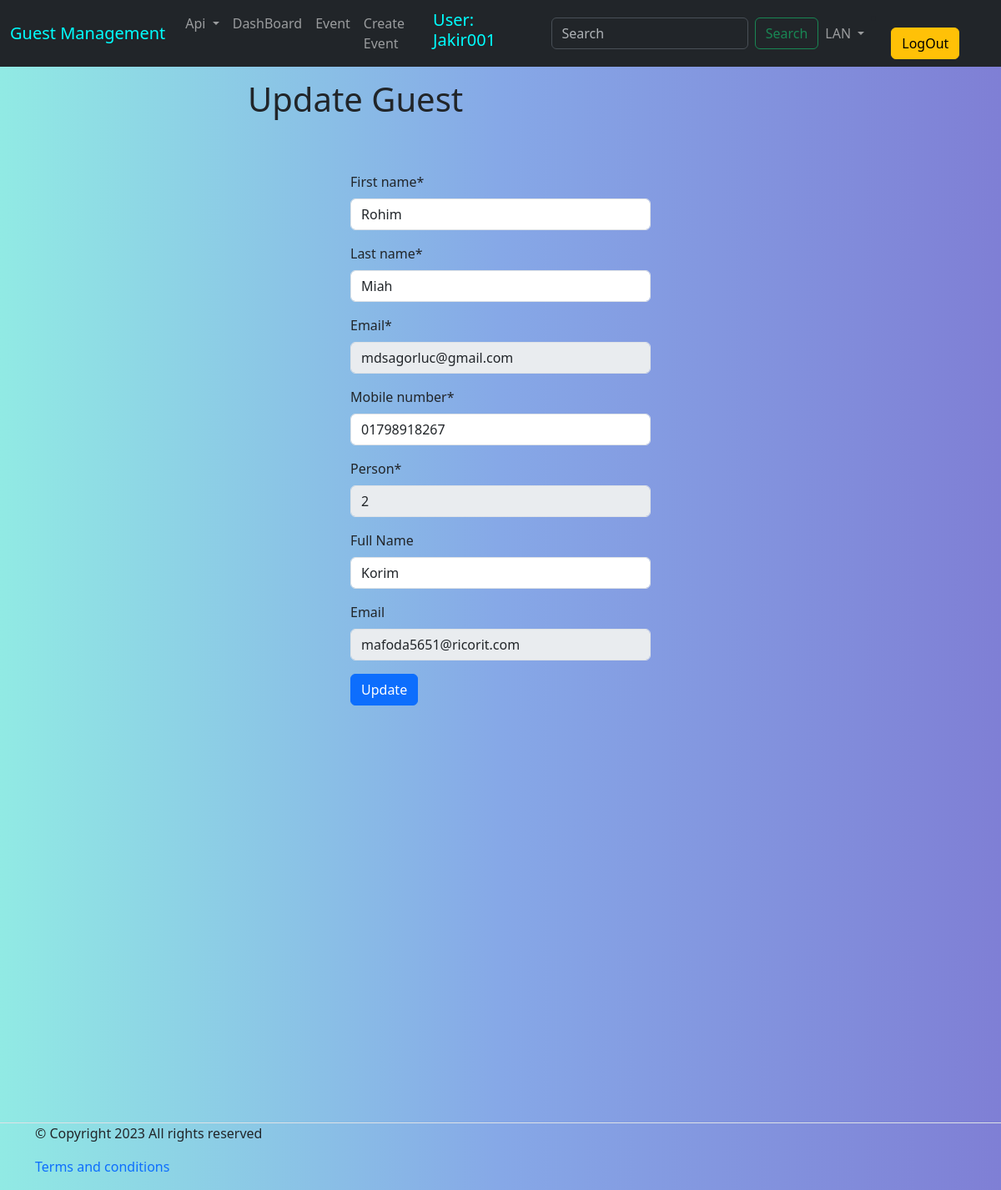
Page /event/update_guest/2/ (signed in) on the committed database.
### API_authentication/models.py (models this page shows, shortened)
class User(AbstractUser):
    username          = models.CharField(max_length=150, null=True)
    email             = models.EmailField(unique=True)
    is_active         = models.BooleanField(default=False)
    is_verified       = models.BooleanField(default=False)
    verification_otp  = models.CharField(max_length=6 , null=True, blank=True)
    USERNAME_FIELD = 'email'
    REQUIRED_FIELDS = ['username']
    objects = UserManager()

### event/models.py (models this page shows, shortened)
class EventRegistration(models.Model):
    userE       = models.ForeignKey(User, on_delete=models.CASCADE, default=False, related_name='registration')
    event       = models.ForeignKey(CreateEvent, on_delete=models.CASCADE, blank=True, related_name='event')
    firstName   = models.CharField(max_length=25, blank=False)
    lastName    = models.CharField(max_length= 25, blank=False)
    email       = models.EmailField(max_length= 50, blank=False)
    friendName  = models.CharField(max_length=50, blank=True)
    friendEmail = models.EmailField(max_length=100, blank=True)
    phoneNumber = models.CharField(max_length=14, blank=False)
    totalPerson = models.IntegerField(blank=False)
    token_num   = models.CharField(max_length=21, unique=True, null=False)
    createDate  = models.DateTimeField(auto_now_add= True, null=True)
    modifyDate  = models.DateTimeField(auto_now= True)
    class Meta:
        verbose_name = 'Event Registration'
        verbose_name_plural = 'Event Registrations'
        ordering = ['id']

### event/views.py (the view)
# urls.py: path('update_guest/<int:id>/', update_guest, name="update_guest"),
@login_required
def update_guest(request, id=None):
    guest = get_object_or_404(EventRegistration, id=id)
    if request.method == 'POST':
        form = UpdateGuestForm(request.POST, instance = guest)
        if form.is_valid():
            input_person = form.cleaned_data['totalPerson']
            if input_person > 2:
               messages.error(request, 'Person should not be more the 2.')
            guest_previus_data = EventRegistration.objects.filter(pk=guest.id).first()
            is_changes = track_changes_guest(guest_previus_data, guest)
            if not is_changes:
                messages.success(request, 'Nothings updated')
                return redirect('update_guest', guest.id)
            form.save()
            messages.success(request, 'Your infomation updated successfully.')
            return redirect('guest_details', guest.id)
    else:
        form = UpdateGuestForm(instance = guest)
    return render(request, 'update_guest.html', {'form': form})

### event/templates/update_guest.html (shortened to what this page needs)
{% extends 'base.html' %}
{% load crispy_forms_tags %}
{% block body %}
    <h1 id="moving-title" style="width: 53%; margin: auto;text-align: left; padding: 15px; font-size: 40px">
        Update Guest
    </h1>
    <br>
    <div style="width: 30%; margin: auto; margin-bottom: 100px;">
        <form method= 'POST' id="myForm">
            <div style="color:red" class="is-invalid" id="friendEmail"></div><br>
            {{form|crispy}}
            <input class="btn btn-primary" type="submit" value="Update">
        </form>
    </div>
{% endblock body %}

### templates/base.html (shortened to what this page needs)
<!DOCTYPE html>
{% load static %}
{% load i18n %}
<html lang="en" dir={% trans "dir" %}>
<head>
  <link href="https://cdn.jsdelivr.net/npm/bootstrap@5.3.1/dist/css/bootstrap.min.css" rel="stylesheet">
  <link rel="stylesheet" href="{% static "css/message_style.css" %}">
  <link rel="stylesheet" href="{% static "css/style.css" %}">
  <link rel="stylesheet" href="{% static "css/popup_style.css" %}">
</head>
<body>
  {% if request.user.is_authenticated %}
    <nav class="navbar navbar-expand-lg bg-dark" data-bs-theme="dark">
      <div class="container-fluid">
        <a class="navbar-brand " href="#" style="color: aqua">
          Guest Management
        </a>
        <div class="collapse navbar-collapse" id="navbarSupportedContent">
          <ul class="navbar-nav me-auto mb-2 mb-lg-0">
            <li class="nav-item dropdown">
              <a class="nav-link dropdown-toggle" href="#" id="navbarDropdown" role="button" data-bs-toggle="dropdown" aria-expanded="false">
                Api
              </a>
            </li>
            <li class="nav-item">
              <a class="nav-link" href="{% url "dashboard" %}">DashBoard</a>
            </li>
            <li class="nav-item">
              <a class="nav-link" href="{% url "home" %}">Event</a>
            </li>
            <li class="nav-item">
              <a class="nav-link" href="{% url "create_event" %}">Create Event</a>
            </li>
          </ul>
          <h5 style="color:aqua;margin-right: 20px;">User: {{user.username}}</h5>
          <form class="d-flex" role="search" action="{% url "search" %}" method="GET">
            <input class="form-control me-2" name="keyword" type="search" placeholder="Search" aria-label="Search">
            <button class="btn btn-outline-success" type="submit">Search</button>
          </form>
        <div class="dropdown me-auto">
          {% get_current_language as CURRENT_LANGUAGE %}
          {% get_available_languages as AVAILABLE_LANGUAGES %}
          {% get_language_info_list for AVAILABLE_LANGUAGES as languages %}
          <ul class="navbar-nav me-auto mb-2 mb-lg-0">
            <li class="nav-item dropdown">
              <a class="nav-link dropdown-toggle" href="#" id="navbarDropdown" role="button" data-bs-toggle="dropdown" aria-expanded="false">
                LAN
              </a>
            </li>
          </ul>
        </div>
        <li class="nav-item">
            <a href="{% url "logout" %}" class="btn btn-warning mx-4">LogOut</a>
          </li>
        </div>
      </div>
    </nav>
  {% endif %}
{% block body %}
{% endblock body %}
  {% if request.user.is_authenticated %}
    <footer class="section-footer border-top padding-y" style="margin-top: 500px;">
      <div class="container">
        <p class="float-md-right">&copy Copyright 2023 All rights reserved</p>
        <p>
          <a href="#" style="text-decoration: None">Terms and conditions</a>
        </p>
      </div>
    </footer>
  {% endif %}
</body>
</html>

### static/css/style.css (style rules this page uses)
#moving-title { animation: moveRightToLeft 15s linear infinite; }
body, html { height: 100%; margin: 0; background: #7f7fd5; background: -webkit-linear-gradient(to right, #91eae4, #86a8e7, #7f7fd5); background: linear-gradient(to right, #91eae4, #86a8e7, #7f7fd5); }
.container { align-content: center; }

### rows in the picture
User: username "Jakir001"
EventRegistration: firstName "Rohim", lastName "Miah", email "mdsagorluc@gmail.com", phoneNumber "01798918267", totalPerson "2", friendName "Korim", friendEmail "mafoda5651@ricorit.com"
